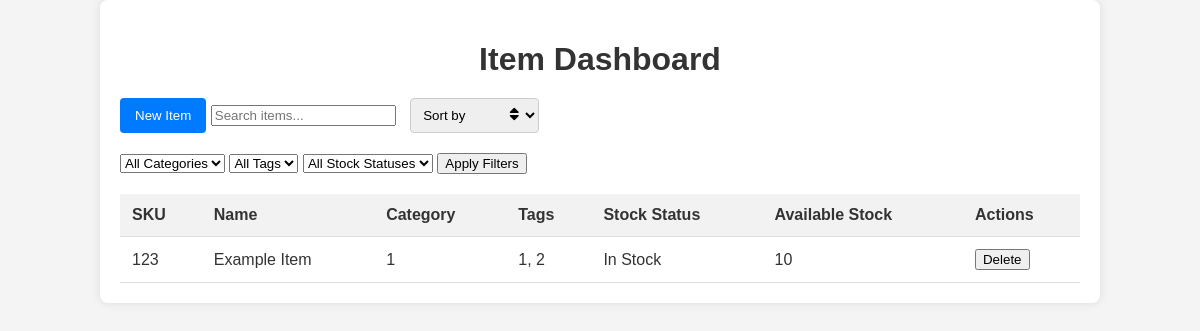
Before: /api/item-dashboard/ (signed in) with the older database file.
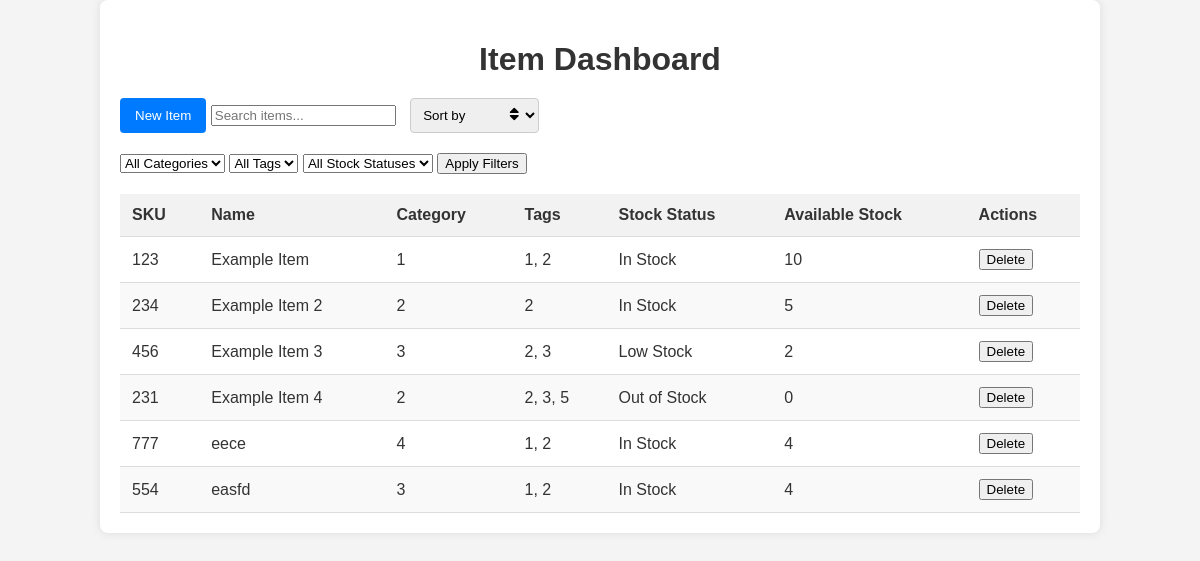
After: the same page with the newer database file.
### api/models.py (models this page shows, shortened)
class Item(models.Model):
    SKU = models.CharField(max_length=100, unique=True)
    name = models.CharField(max_length=200)
    category = models.ForeignKey(Category, on_delete=models.CASCADE)
    tags = models.ManyToManyField(Tag)
    STOCK_STATUS_CHOICES = (
        ('In Stock', 'In Stock'),
        ('Low Stock', 'Low Stock'),
        ('Out of Stock', 'Out of Stock'),
    )
    stock_status = models.CharField(max_length=20, choices=STOCK_STATUS_CHOICES)
    available_stock = models.IntegerField()

class Category(models.Model):
    name = models.CharField(max_length=100)
    class Meta:
            app_label = 'api'

class Tag(models.Model):
    name = models.CharField(max_length=100)
    class Meta:
            app_label = 'api'

### api/views.py (the view, shortened to what this page needs)
# urls.py: path('item-dashboard/', ItemDashboardView.as_view(), name='item-dashboard'),
class ItemDashboardView(APIView):
    permission_classes = [IsAuthenticated]
    def get(self, request):
        items = Item.objects.all()
        return render(request, 'item_dashboard.html', {'items': items})

### templates/item_dashboard.html (shortened to what this page needs)
<!DOCTYPE html>
<html lang="en">
<head>
    <link rel="stylesheet" href="https://cdnjs.cloudflare.com/ajax/libs/font-awesome/5.15.3/css/all.min.css">
</head>
<body>
<div class="container">
    <h1>Item Dashboard</h1>
    <button id="newItemBtn">New Item</button>
    <input type="text" id="searchBox" placeholder="Search items...">
    <div style="position: relative; display: inline-block;">
        <select id="sortSelect">
            <option disabled selected>Sort by</option>
        </select>
        <i class="fas fa-sort sort-icon"></i>
    </div>
    <div style="margin-bottom: 20px;">
        <select id="categoryFilter">
            <option value="">All Categories</option>
        </select>
        <select id="tagFilter">
            <option value="">All Tags</option>
        </select>
        <select id="stockStatusFilter">
            <option value="">All Stock Statuses</option>
        </select>
        <button id="applyFilters">Apply Filters</button>
    </div>
    <table>
        <thead>
        <tr>
            <th>SKU</th>
            <th>Name</th>
            <th>Category</th>
            <th>Tags</th>
            <th>Stock Status</th>
            <th>Available Stock</th>
            <th>Actions</th>
        </tr>
        </thead>
        <tbody>
        {% for item in items %}
        <tr>
            <td>{{ item.SKU }}</td>
            <td>{{ item.name }}</td>
            <td>{{ item.category.name }}</td>
            <td>
                {% for tag in item.tags.all %}
                {{ tag.name }}{% if not forloop.last %}, {% endif %}
                {% endfor %}
            </td>
            <td>{{ item.stock_status }}</td>
            <td>{{ item.available_stock }}</td>
            <td>
                <button class="deleteBtn" data-sku="{{ item.SKU }}">Delete</button>
            </td>
        </tr>
        {% endfor %}
        </tbody>
    </table>
</div>
</body>
</html>

Changed rows visible on the page:
added Item: SKU "234", name "Example Item 2", category.name "2", stock_status "In Stock", available_stock "5", Tag (name "2")
added Item: SKU "456", name "Example Item 3", category.name "3", stock_status "Low Stock", available_stock "2", Tag (name "2")
added Tag: name "3"
added Item: SKU "231", name "Example Item 4", category.name "2", stock_status "Out of Stock", available_stock "0", Tag (name "2")
added Tag: name "5", shown under "231"
added Item: SKU "777", name "eece", category.name "4", stock_status "In Stock", available_stock "4", Tag (name "1"), Tag (name "2")
added Item: SKU "554", name "easfd", category.name "3", stock_status "In Stock", available_stock "4", Tag (name "1"), Tag (name "2")
